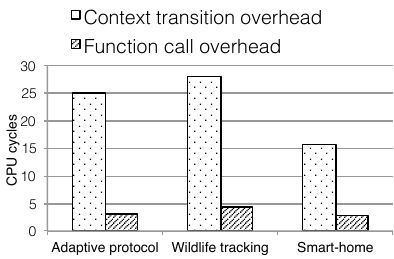

Generate this figure with gnuplot:
set grid ytics

#set boxwidth 0.9
set size 1.2, 0.5
set style data histogram
set style fill pattern border -1
set style histogram cluster gap 1

#set xlabel "Number of drones"
set ylabel "CPU cycles"
# set xrange [0:8]
#set yrange [0:35]

#set bmargin 7
#set tmargin 7

set output "cpu_overhead.eps"
set terminal postscript eps enhanced "Helvetica" 21
plot "cpu_overhead.data" using 2 ti "Context transition overhead",\
     "" using 3:xtic(1) ti "Function call overhead" 
